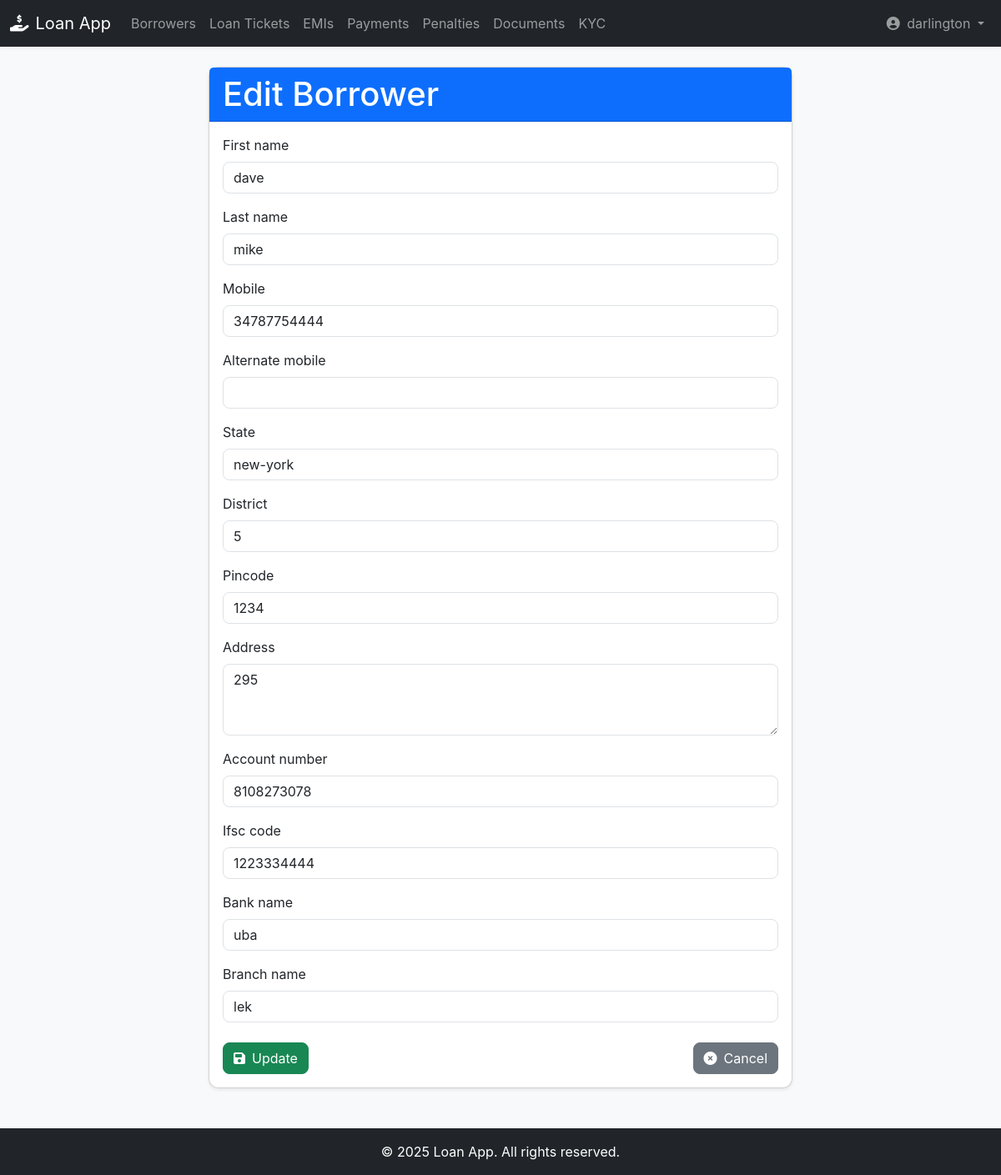
The page /loan_app/borrowers/1/edit/ (signed in) on the database its author committed.
### loan_app/models.py (models this page shows, shortened)
class Borrower(models.Model):
    first_name = models.CharField(max_length=50, null=False, blank=False)
    last_name = models.CharField(max_length=50, null=False, blank=False)
    mobile = models.CharField(max_length=15, null=False, blank=False)
    alternate_mobile = models.CharField(max_length=15, blank=True, null=True) # Can be null or blank
    state = models.CharField(max_length=50, null=False, blank=False)
    district = models.CharField(max_length=50, null=False, blank=False)
    pincode = models.CharField(max_length=10, null=False, blank=False) # Pincode can have leading zeros, better as CharField
    address = models.CharField(max_length=250, null=False, blank=False)
    account_number = models.CharField(max_length=50, null=False, blank=False)
    ifsc_code = models.CharField(max_length=11, null=False, blank=False)
    bank_name = models.CharField(max_length=50, null=False, blank=False)
    branch_name = models.CharField(max_length=50, null=False, blank=False)
    created_at = models.DateTimeField(auto_now_add=True)
    class Meta:
        verbose_name = "Borrower"
        verbose_name_plural = "Borrowers"
        ordering = ['-created_at'] # Order by creation date, newest first

### loan_app/views.py (the view)
# urls.py: path('borrowers/<int:pk>/edit/', views.BorrowerUpdateView.as_view(), name='borrower_update'),
class BorrowerUpdateView(UpdateView):
    model = Borrower
    form_class = BorrowerForm
    template_name = 'loan_app/borrower_form.html'
    success_url = reverse_lazy('borrower_list')

### loan_app/forms.py
class BorrowerForm(forms.ModelForm):
    class Meta:
        model = Borrower
        fields = '__all__' # Include all fields from the model
        widgets = {
            'first_name': forms.TextInput(attrs={'class': 'form-control'}),
            'last_name': forms.TextInput(attrs={'class': 'form-control'}),
            'mobile': forms.TextInput(attrs={'class': 'form-control'}),
            'alternate_mobile': forms.TextInput(attrs={'class': 'form-control'}),
            'state': forms.TextInput(attrs={'class': 'form-control'}),
            'district': forms.TextInput(attrs={'class': 'form-control'}),
            'pincode': forms.TextInput(attrs={'class': 'form-control'}),
            'address': forms.Textarea(attrs={'class': 'form-control', 'rows': 3}),
            'account_number': forms.TextInput(attrs={'class': 'form-control'}),
            'ifsc_code': forms.TextInput(attrs={'class': 'form-control'}),
            'bank_name': forms.TextInput(attrs={'class': 'form-control'}),
            'branch_name': forms.TextInput(attrs={'class': 'form-control'}),
        }

### loan_app/templates/loan_app/borrower_form.html (shortened to what this page needs)
{% extends 'base.html' %}
{% block content %}
<div class="card shadow-sm mx-auto" style="max-width: 700px;">
    <div class="card-header bg-primary text-white">
        <h1 class="card-title mb-0">{% if form.instance.pk %}Edit Borrower{% else %}Add New Borrower{% endif %}</h1>
    </div>
    <div class="card-body">
        <form method="post">
            {% for field in form %}
                <div class="mb-3">
                    <label for="{{ field.id_for_label }}" class="form-label">{{ field.label }}</label>
                    {{ field }}
                </div>
            {% endfor %}
            <div class="d-flex justify-content-between mt-4">
                <button type="submit" class="btn btn-success">
                    <i class="fas fa-save me-2"></i>{% if form.instance.pk %}Update{% else %}Create{% endif %}
                </button>
                <a href="{% url 'borrower_list' %}" class="btn btn-secondary">
                    <i class="fas fa-times-circle me-2"></i>Cancel
                </a>
            </div>
        </form>
    </div>
</div>
{% endblock %}

### loan_app/templates/base.html (shortened to what this page needs)
<!DOCTYPE html>
<html lang="en">
<head>
    <link href="https://cdn.jsdelivr.net/npm/bootstrap@5.3.3/dist/css/bootstrap.min.css" rel="stylesheet" xintegrity="sha384-QWTKZyjpPEjISv5WaRU9OFeRpok6YctnYmDr5pNlyT2bRjXh0JMhjY6hW+ALEwIH">
    <link rel="stylesheet" href="https://cdnjs.cloudflare.com/ajax/libs/font-awesome/6.5.2/css/all.min.css" xintegrity="sha512-SnH5WK+bZxgPHs44uWIX+LLJAJ9/2PkPKZ5QiAj6Ta86w+fsb2TkcmfRyVX3pBnMFcV7oQPJkl9QevSCWr3W6A==" />
</head>
<body>
    <nav class="navbar navbar-expand-lg navbar-dark bg-dark">
        <div class="container-fluid">
            <a class="navbar-brand" href="{% url 'index' %}">
                <i class="fas fa-hand-holding-usd me-2"></i>Loan App
            </a>
            <div class="collapse navbar-collapse" id="navbarNav">
                <ul class="navbar-nav me-auto mb-2 mb-lg-0">
                    <li class="nav-item">
                        <a class="nav-link" href="{% url 'borrower_list' %}">Borrowers</a>
                    </li>
                    <li class="nav-item">
                        <a class="nav-link" href="{% url 'loan_ticket_list' %}">Loan Tickets</a>
                    </li>
                    <li class="nav-item">
                        <a class="nav-link" href="{% url 'emi_list' %}">EMIs</a>
                    </li>
                    <li class="nav-item">
                        <a class="nav-link" href="{% url 'payment_list' %}">Payments</a>
                    </li>
                    <li class="nav-item">
                        <a class="nav-link" href="{% url 'penalty_list' %}">Penalties</a>
                    </li>
                    <li class="nav-item">
                        <a class="nav-link" href="{% url 'document_list' %}">Documents</a>
                    </li>
                    <li class="nav-item">
                        <a class="nav-link" href="{% url 'kyc_list' %}">KYC</a>
                    </li>
                </ul>
                <ul class="navbar-nav">
                    {% if user.is_authenticated %}
                        <li class="nav-item dropdown">
                            <a class="nav-link dropdown-toggle" href="#" id="navbarDropdown" role="button" data-bs-toggle="dropdown" aria-expanded="false">
                                <i class="fas fa-user-circle me-1"></i> {{ user.username }}
                            </a>
                        </li>
                    {% else %}
                        <li class="nav-item">
                            <a class="nav-link" href="{% url 'admin:login' %}"><i class="fas fa-sign-in-alt me-1"></i>Login</a>
                        </li>
                    {% endif %}
                </ul>
            </div>
        </div>
    </nav>
    <div class="container mt-4 mb-5">
        {% block content %}{% endblock %}
    </div>
    <footer class="footer mt-auto py-3 bg-dark">
        <div class="container text-center">
            <span>&copy; {{ current_year }} Loan App. All rights reserved.</span>
        </div>
    </footer>
</body>
</html>

### loan_app/templates/base.html (style rules this page uses)
body { font-family: 'Inter', sans-serif; background-color: #f8f9fa; }
.navbar { box-shadow: 0 2px 4px rgba(0,0,0,.05); }
.footer { background-color: #343a40; color: white; padding: 20px 0; text-align: center; position: relative; bottom: 0; width: 100%; }
.card { border-radius: 0.75rem; box-shadow: 0 0.125rem 0.25rem rgba(0, 0, 0, 0.075); }
.btn { border-radius: 0.5rem; }
.form-control { border-radius: 0.5rem; }

### rows shown on the page
Borrower: form "dave" "mike" "34787754444" "new-york" "5" "1234" "295" "8108273078" "1223334444" "uba" "lek"

### other values the page prints
{{ user.username }} "darlington"
{{ field.label }} "First name" "Last name" "Mobile" "Alternate mobile" "State" "District" "Pincode" "Address" "Account number" "Ifsc code" "Bank name" "Branch name"
